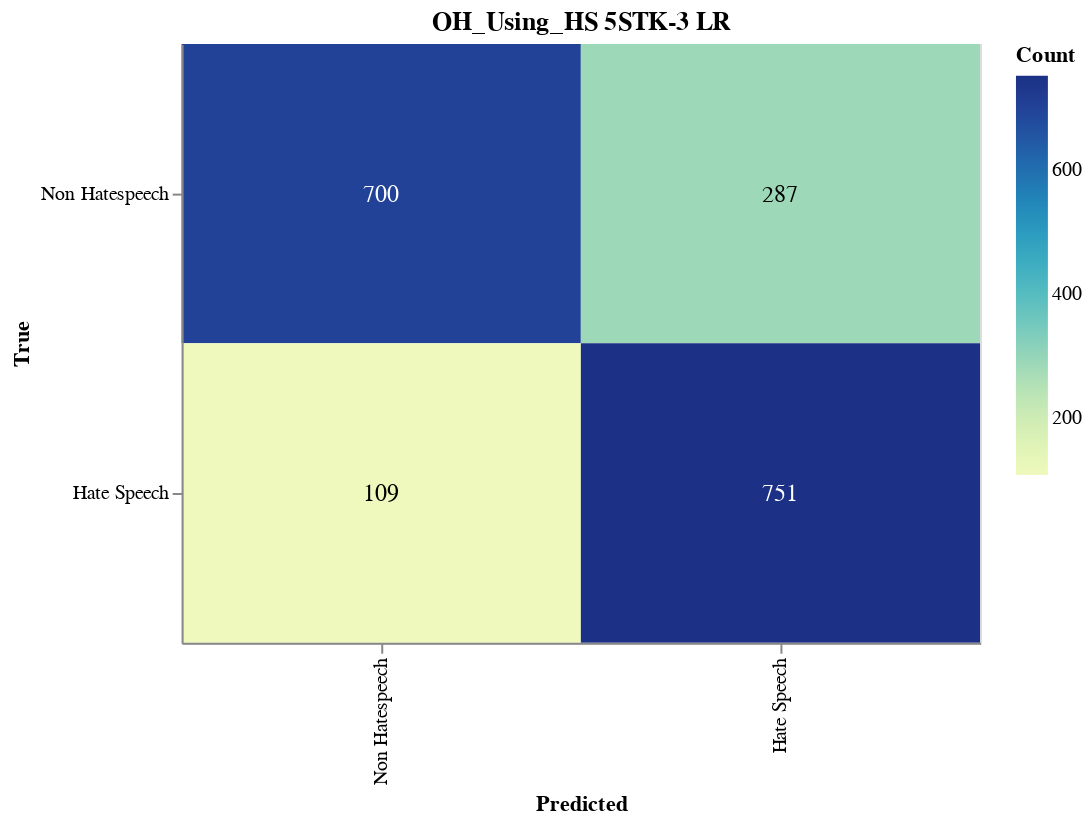

Write notebook code for a chart like this one.
### Markdown cell above
#### Save CM

### Code cell
import altair as alt
import altair_saver
import pandas as pd
from sklearn.metrics import confusion_matrix

# Calculate the confusion matrix
cm = confusion_matrix(y_val, adjusted_predictions)

# Define class names
class_names = ['Non Hatespeech', 'Hate Speech']

# Convert confusion matrix to DataFrame
cm_df = pd.DataFrame(cm, index=class_names, columns=class_names).reset_index().melt(id_vars='index')
cm_df.columns = ['True', 'Predicted', 'Count']

# Ensure the order of categories
cm_df['True'] = pd.Categorical(cm_df['True'], categories=class_names, ordered=True)
cm_df['Predicted'] = pd.Categorical(cm_df['Predicted'], categories=class_names, ordered=True)

# Create the Altair plot
heatmap = alt.Chart(cm_df).mark_rect().encode(
    x=alt.X('Predicted:O', sort=class_names),
    y=alt.Y('True:O', sort=class_names),
    color='Count:Q',
    tooltip=['True', 'Predicted', 'Count']
).properties(
    width=400,
    height=300,
    title='OH_Using_HS 5STK-3 LR'
)

# Add text labels
text = heatmap.mark_text(
    align='center',
    baseline='middle',
    fontSize=12
).encode(
    text='Count:Q',
    color=alt.condition(
        alt.datum.Count > cm.max() / 2,
        alt.value('white'),
        alt.value('black')
    )
)

# Combine heatmap and text
final_chart = heatmap + text

# Display the plot
final_chart.show()

### Figure 1 — Vega-Lite specification as saved in the notebook (floating-point values rounded to 4 significant figures)
{"config": {"view": {"continuousWidth": 300, "continuousHeight": 300}}, "layer": [{"mark": {"type": "rect"}, "encoding": {"color": {"field": "Count", "type": "quantitative"}, "tooltip": [{"field": "True", "type": "ordinal"}, {"field": "Predicted", "type": "ordinal"}, {"field": "Count", "type": "quantitative"}], "x": {"field": "Predicted", "sort": ["Non Hatespeech", "Hate Speech"], "type": "ordinal"}, "y": {"field": "True", "sort": ["Non Hatespeech", "Hate Speech"], "type": "ordinal"}}, "title": "OH_Using_HS 5STK-3 LR"}, {"mark": {"type": "text", "align": "center", "baseline": "middle", "fontSize": 12}, "encoding": {"color": {"condition": {"test": "(datum.Count > 375.5)", "value": "white"}, "value": "black"}, "text": {"field": "Count", "type": "quantitative"}, "tooltip": [{"field": "True", "type": "ordinal"}, {"field": "Predicted", "type": "ordinal"}, {"field": "Count", "type": "quantitative"}], "x": {"field": "Predicted", "sort": ["Non Hatespeech", "Hate Speech"], "type": "ordinal"}, "y": {"field": "True", "sort": ["Non Hatespeech", "Hate Speech"], "type": "ordinal"}}, "title": "OH_Using_HS 5STK-3 LR"}], "data": {"name": "data-f6e1b1dbadb81270a880dccd814506c0"}, "height": 300, "width": 400, "$schema": "https://vega.github.io/schema/vega-lite/v5.17.0.json", "datasets": {"data-f6e1b1dbadb81270a880dccd814506c0": [{"True": "Non Hatespeech", "Predicted": "Non Hatespeech", "Count": 700}, {"True": "Hate Speech", "Predicted": "Non Hatespeech", "Count": 109}, {"True": "Non Hatespeech", "Predicted": "Hate Speech", "Count": 287}, {"True": "Hate Speech", "Predicted": "Hate Speech", "Count": 751}]}}
